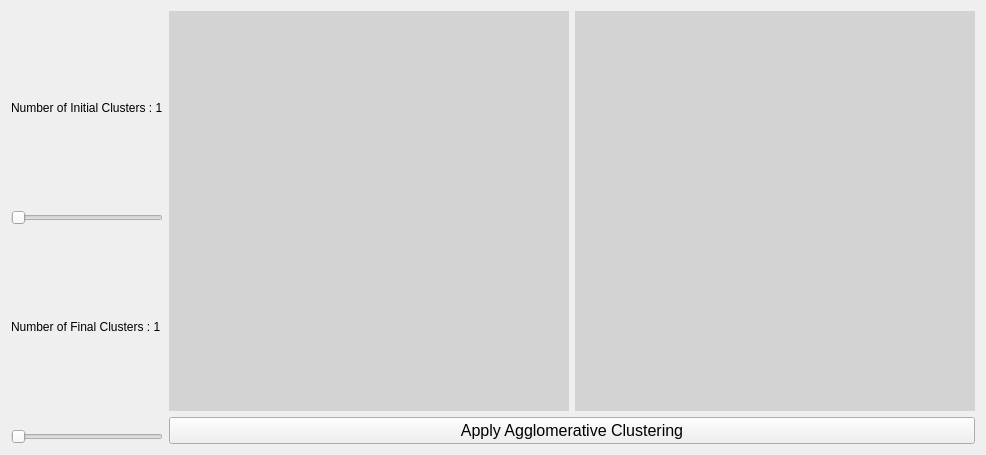
      <widget class="QWidget" name="tab_10">
       <attribute name="title">
        <string>Agglomerative Clustering</string>
       </attribute>
       <layout class="QGridLayout" name="gridLayout_13">
        <item row="0" column="0">
         <layout class="QHBoxLayout" name="horizontalLayout_37">
          <item>
           <layout class="QVBoxLayout" name="verticalLayout_34">
            <item>
             <layout class="QVBoxLayout" name="verticalLayout_32">
              <item>
               <widget class="QLabel" name="num_intial_cluster_lbl">
                <property name="text">
                 <string>Number of Initial Clusters : 1</string>
                </property>
               </widget>
              </item>
              <item>
               <widget class="QSlider" name="num_intial_cluster_slider">
                <property name="minimum">
                 <number>1</number>
                </property>
                <property name="maximum">
                 <number>200</number>
                </property>
                <property name="orientation">
                 <enum>Qt::Horizontal</enum>
                </property>
               </widget>
              </item>
             </layout>
            </item>
            <item>
             <layout class="QVBoxLayout" name="verticalLayout_33">
              <item>
               <widget class="QLabel" name="num_final_cluster_lbl">
                <property name="text">
                 <string>Number of Final Clusters : 1</string>
                </property>
               </widget>
              </item>
              <item>
               <widget class="QSlider" name="num_final_cluster_slider">
                <property name="minimum">
                 <number>1</number>
                </property>
                <property name="maximum">
                 <number>200</number>
                </property>
                <property name="orientation">
                 <enum>Qt::Horizontal</enum>
                </property>
               </widget>
              </item>
             </layout>
            </item>
           </layout>
          </item>
          <item>
           <layout class="QGridLayout" name="gridLayout_12">
            <item row="0" column="0">
             <layout class="QHBoxLayout" name="horizontalLayout_38">
              <item>
               <widget class="QLabel" name="image_before_agglomerative">
                <property name="sizePolicy">
                 <sizepolicy hsizetype="Fixed" vsizetype="Fixed">
                  <horstretch>0</horstretch>
                  <verstretch>0</verstretch>
                 </sizepolicy>
                </property>
                <property name="minimumSize">
                 <size>
                  <width>400</width>
                  <height>400</height>
                 </size>
                </property>
                <property name="styleSheet">
                 <string notr="true">background-color:lightgrey</string>
                </property>
                <property name="text">
                 <string/>
                </property>
               </widget>
              </item>
              <item>
               <widget class="QLabel" name="segmented_image_2">
                <property name="sizePolicy">
                 <sizepolicy hsizetype="Fixed" vsizetype="Fixed">
                  <horstretch>0</horstretch>
                  <verstretch>0</verstretch>
                 </sizepolicy>
                </property>
                <property name="minimumSize">
                 <size>
                  <width>400</width>
                  <height>400</height>
                 </size>
                </property>
                <property name="styleSheet">
                 <string notr="true">background-color:lightgrey</string>
                </property>
                <property name="text">
                 <string/>
                </property>
               </widget>
              </item>
             </layout>
            </item>
            <item row="1" column="0">
             <widget class="QPushButton" name="apply_agglomerative_btn">
              <property name="font">
               <font>
                <pointsize>12</pointsize>
               </font>
              </property>
              <property name="text">
               <string>Apply Agglomerative Clustering</string>
              </property>
             </widget>
            </item>
           </layout>
          </item>
         </layout>
        </item>
       </layout>
      </widget>
